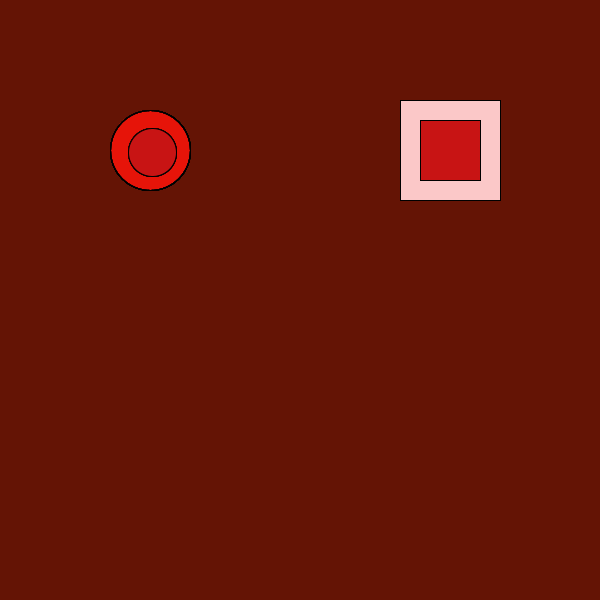
Frame 1 (no input)
Frame 60 (the mouse pressed at the canvas centre just before this capture): identical to frame 1, image omitted
Frame 120 (the mouse held since frame 60 and released just before this capture): identical to frame 1, image omitted

The Processing sketch that drew this single still picture (run headless with seeded random() and noise(); from frame 60 on, the mouse is pressed at the canvas centre):

// Processing sketch: Week_3_HW
// ── Week_3_HW.pde
Buttons b;
ArrayList<Buttons> buttons = new ArrayList<Buttons>();
int numObjects = 100;



void setup() {
  size(600, 600);
  background(100,20,5,18);
  for(int i = 0; i < numObjects; i ++){
    buttons.add(new Buttons(150, 150, 80, 400, 100, 100));
  }
  b = new Buttons (150, 150, 80, 400, 100, 100);

}

void draw(){
  for (Buttons b : buttons){
  b.display();
  b.hitDetection();
  b.move();
  }
}
void mouseClicked(){
  for (Buttons b: buttons){
    b.mousePressed();
  }
}

// ── Buttons.pde
class Buttons {
PVector velocity, location;
float circleButtonX, circleButtonY, circleButtonD;
float squareButtonX, squareButtonY, squareButtonD;
boolean circleClick = false;
boolean squareClick = false;  
color squareColor;
color circleColor;


 Buttons(float circleButtonX150, float circleButtonY150, float circleButtonD80,
         float squareButtonX400, float squareButtonY100, float squareButtonD100 ){
  location = new PVector(random(width/2), random(height/2));
  velocity = new PVector(random(-5,5), random(-5,5));
  circleButtonX = circleButtonX150;
  circleButtonY = circleButtonY150;
  circleButtonD = circleButtonD80;

  squareButtonX = squareButtonX400;
  squareButtonY = squareButtonY100;
  squareButtonD = squareButtonD100;
  
 }
 
 void display(){
   if(circleClick){
     circleColor = color(150,200,30,16);
     ellipse(location.x, location.y,10,10);
   } else {
     circleColor = color(240,20,20,15);
   }
   
   if(squareClick){
     squareColor = color(150,230,50,25);
     rect(location.x, location.y,10,10);
   } else {
     squareColor = color(300,200,200,30);
   }
   rectMode(CORNER);
   fill(circleColor);
   ellipse(circleButtonX, circleButtonY, circleButtonD, circleButtonD);
   fill(squareColor);
   rect(squareButtonX, squareButtonY, squareButtonD, squareButtonD);
//For button icons
   float circleBuff = circleButtonD * .1;
  float rectBuffer = squareButtonD * .1;
  fill(200,20,20);
  rect(squareButtonX + rectBuffer* 2, squareButtonY + rectBuffer*2, squareButtonD - rectBuffer*4, squareButtonD - rectBuffer*4);
  ellipse(circleButtonX + circleBuff* 0.3, circleButtonY +circleBuff* 0.3, circleButtonD - circleBuff*4, circleButtonD - circleBuff*4);
   
 }
 
 void move(){
   location.add(velocity);
 }
 
 void hitDetection(){
   if (mouseX > circleButtonX && mouseX < circleButtonX + circleButtonD &&
       mouseY > circleButtonY && mouseY < circleButtonY + circleButtonD) {
         circleColor = color(200);
       }else {
         circleColor = color(240,20,20,15);
       }
       if (mouseX > squareButtonX && mouseX < squareButtonX + squareButtonD &&
       mouseY > squareButtonY && mouseY < squareButtonY + squareButtonD) {
         squareColor = color(30);
       }else {
         squareColor = color(300,200,200,30);
       }
       
    }
 void mousePressed(){
   if (mouseX > circleButtonX && mouseX < circleButtonX + circleButtonD &&
       mouseY > circleButtonY && mouseY < circleButtonY + circleButtonD) {
         if(circleClick){
           circleClick = false;
         }else {
           circleClick = true;
         }
       }
       
       if (mouseX > squareButtonX && mouseX < squareButtonX + squareButtonD &&
           mouseY > squareButtonY && mouseY < squareButtonY + squareButtonD) {
         if(squareClick){
           squareClick = false;
         }else {
           squareClick = true;
         }
       }
   }
 
}
